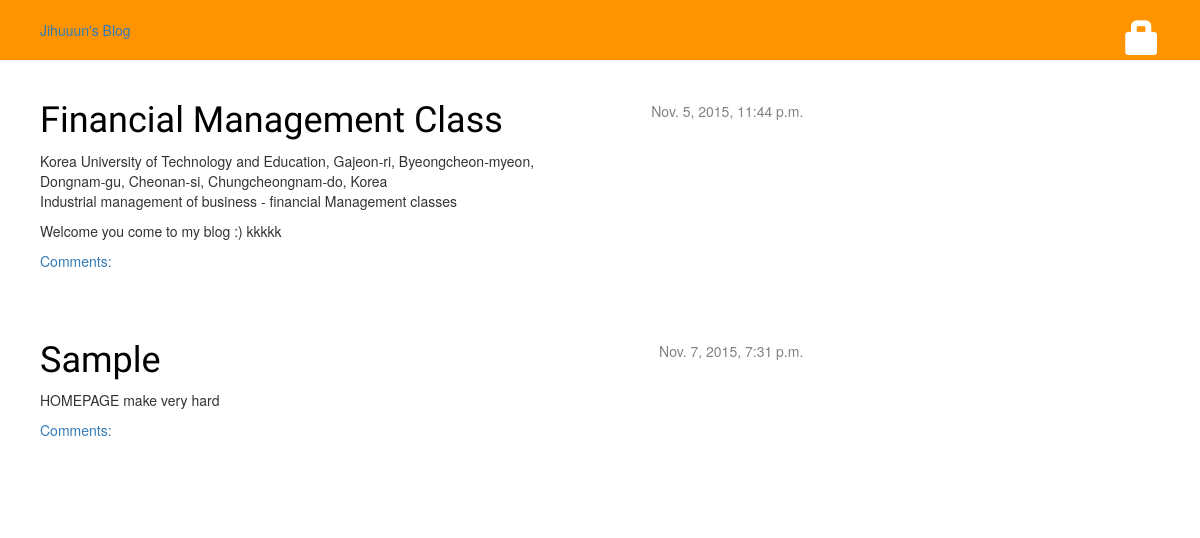
The app's page /, older data.
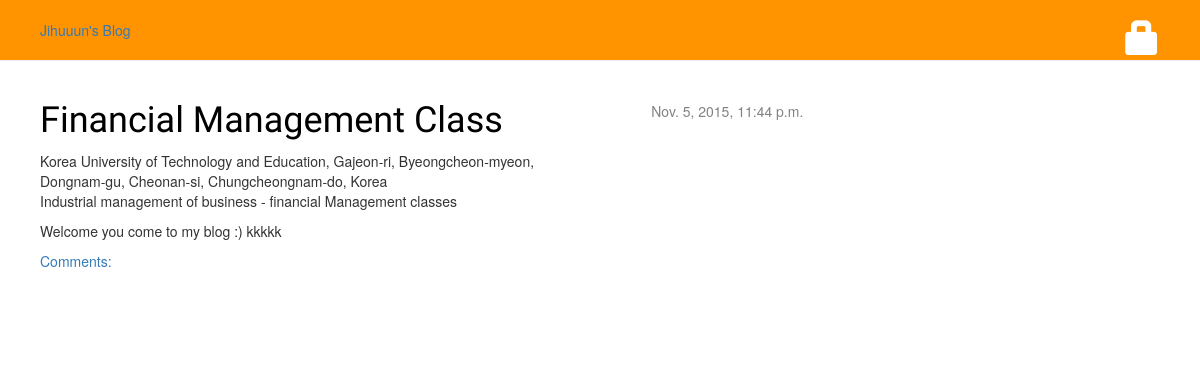
The same page, newer data.
### blog/models.py (models this page shows, shortened)
class Post(models.Model):
    author = models.ForeignKey('auth.User')
    title = models.CharField(max_length=200)
    text = models.TextField()
    photo = models.ImageField(blank=True, null=True)
    created_date = models.DateTimeField(
        default=timezone.now)
    published_date = models.DateTimeField(
        blank=True, null=True)

### blog/views.py (the view)
# urls.py: url(r'^$', views.post_list, name='post_list'),
def post_list(request):
	posts = Post.objects.filter(published_date__lte=timezone.now()).order_by('published_date')
	return render(request, 'blog/post_list.html', {'posts': posts})

### blog/templates/blog/post_list.html (shortened to what this page needs)
{% extends "blog/base.html" %}
{% load staticfiles %}
	{% block content %}
		{% for post in posts %}
			<div class="post">
				<div class="date">
					{{ post.published_date }}
				</div>
				<h1><a href="{% url "post_detail" pk=post.pk %}">{{ post.title }}</a></h1>
				<p>{{ post.text|linebreaks }}</p>
				<a href="{% url "blog.views.post_detail" pk=post.pk %}">Comments: {{ post.approved_comments.count }}</a>
			</div>
		{% endfor %}
	{% endblock content %}

Row changes from the older to the newer data that the page shows:
removed Post: published_date "Nov. 7, 2015, 7:31 p.m.", title "Sample", text "HOMEPAGE make very hard"
